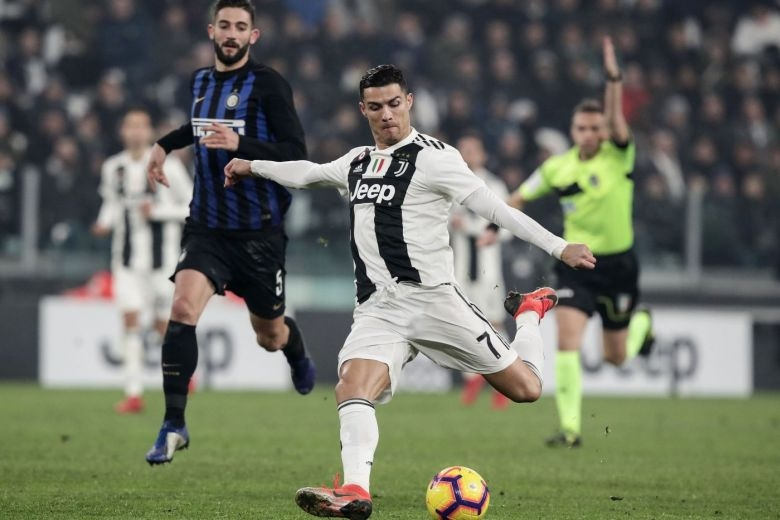
#> input picture chrisfoot.jpeg, 780 x 520 px, found by its file name
$ python shift_image_downAndright.py
#> lines starting #> are read from the running program, lines starting #| are printed output that depends on the picture
import cv2
import numpy as np

image = cv2.imread('chrisfoot.jpeg')
#> image is the input picture: shape (520, 780, 3); mean B, G, R 97.4, 110.8, 107.1
shift = 40

for i in range(image.shape[1] -1, image.shape[1] - shift, -1):
    image = np.roll(image, -1, axis=1)
    image[:, -1] = 0
#> this loop made 39 passes
#> pass 1, `image = np.roll(image, -1, axis=1)`:
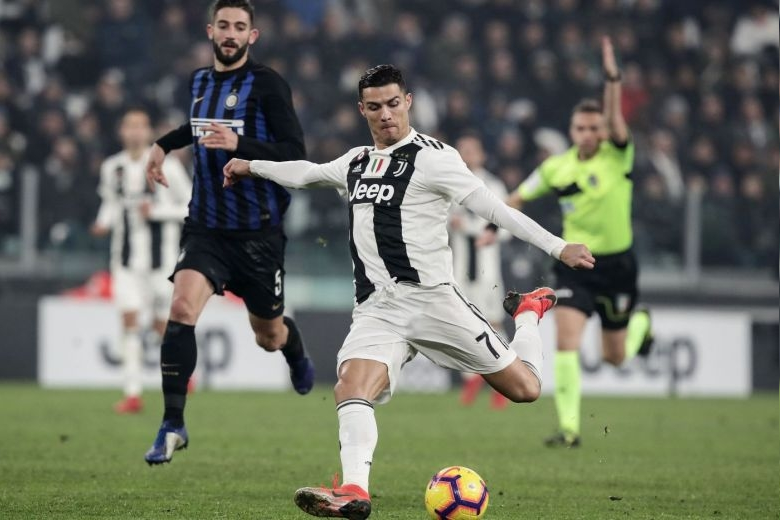
#> image: shape (520, 780, 3); mean B, G, R 97.4, 110.8, 107.1
#> pass 2, `image = np.roll(image, -1, axis=1)`:
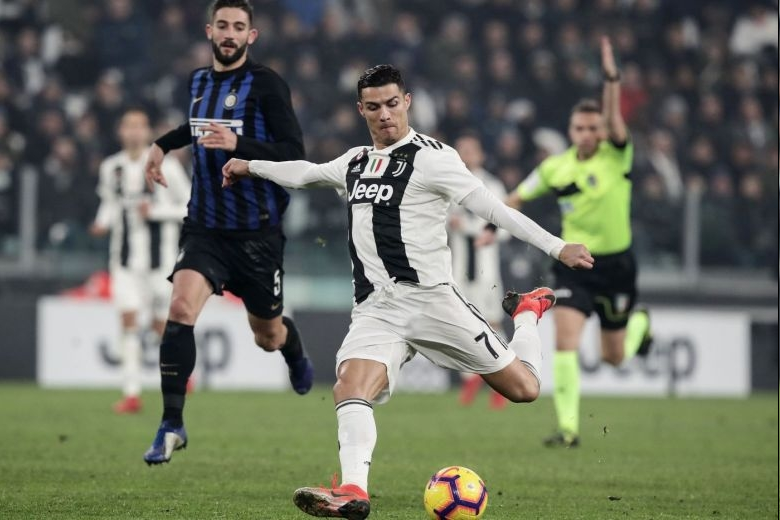
#> image: shape (520, 780, 3); mean B, G, R 97.3, 110.7, 106.9
#> pass 3, `image = np.roll(image, -1, axis=1)`:
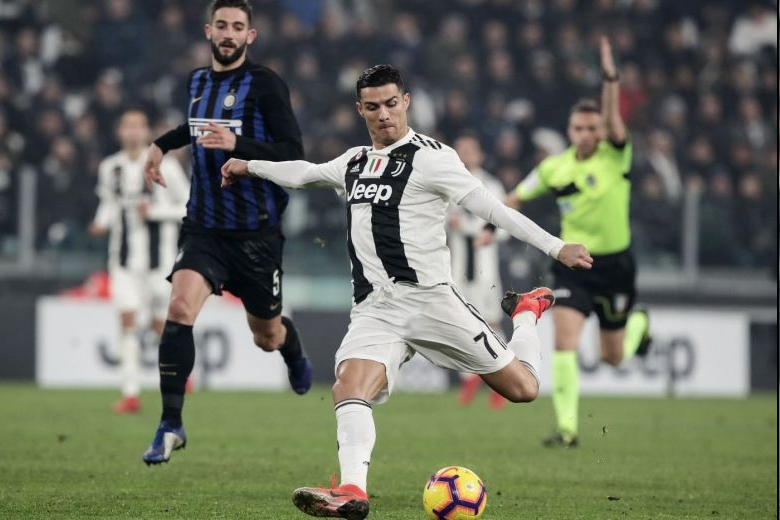
#> image: shape (520, 780, 3); mean B, G, R 97.2, 110.6, 106.8
#> after the loop:
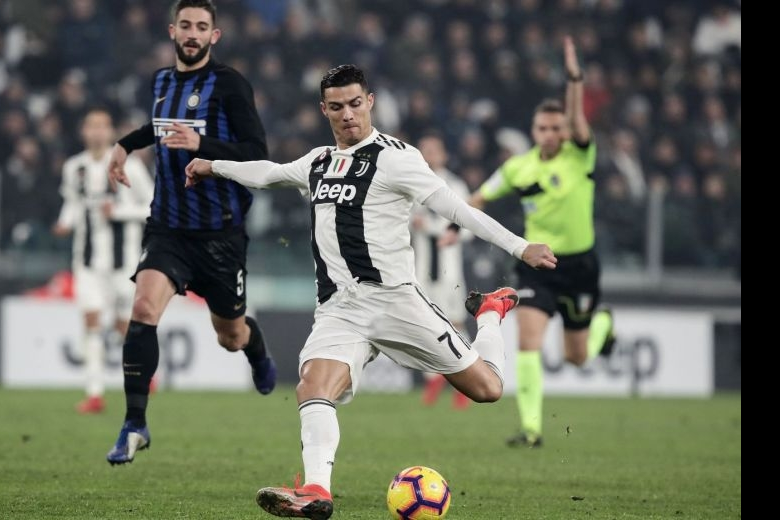
#> image: shape (520, 780, 3); mean B, G, R 93.6, 106.5, 103.1

cv2.imshow('image', image)
cv2.waitKey()

$ run again, with redBlue.jpeg copied over chrisfoot.jpeg
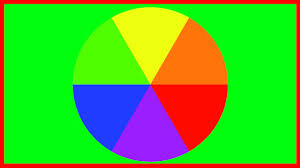
#> input picture redBlue.jpeg, 300 x 168 px, found by its file name
#> image is the input picture: shape (168, 300, 3); mean B, G, R 42.2, 185.6, 83.1
#> the loop `for i in range(image.shape[1] -1, image.shape[1] - shift, -1):` made 39 passes
#> pass 1, `image = np.roll(image, -1, axis=1)`:
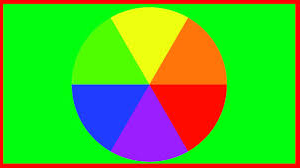
#> image: shape (168, 300, 3); mean B, G, R 42.2, 185.6, 83.1
#> after the loop `for i in range(image.shape[1] -1, image.shape[1] - shift, -1):`:
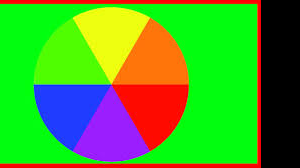
#> image: shape (168, 300, 3); mean B, G, R 40.4, 157.5, 77.9
